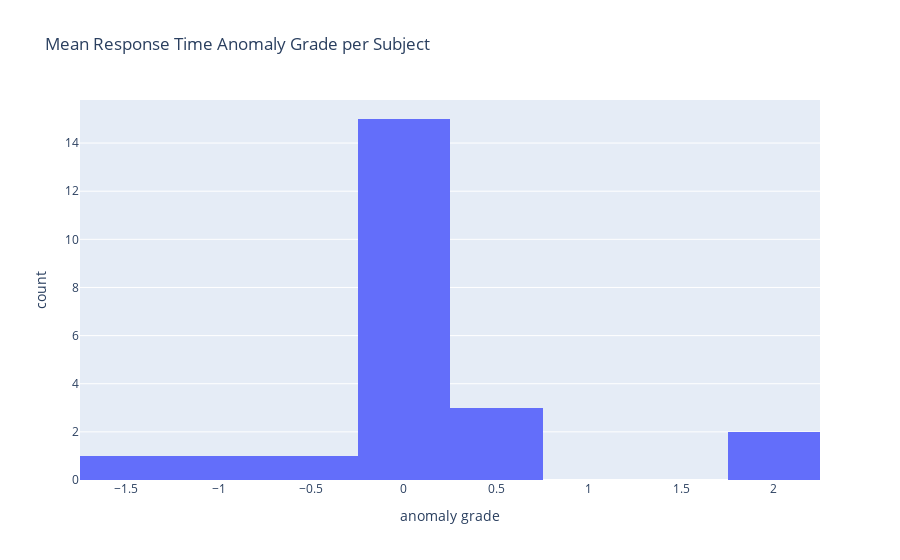

Notebook cell for this chart:
### Code cell
mean_rt_q1, mean_rt_q3 = mean_rt_per_subject['mean_rt'].quantile([0.25, 0.75])
mean_rt_iqr = mean_rt_q3 - mean_rt_q1

mean_rt_per_subject['anomaly_grade'] = mean_rt_per_subject['mean_rt'].apply(process.get_single_anomaly_grade
                                                                                            , args=(mean_rt_q1, mean_rt_q3, mean_rt_iqr))

# creating a histogram of mean response times anomaly grades
px.histogram(mean_rt_per_subject['anomaly_grade'], nbins=10, x='anomaly_grade'
             , title='Mean Response Time Anomaly Grade per Subject', labels={'anomaly_grade': 'anomaly grade'})

### Figure 1 — Plotly figure (JSON) as saved in the notebook; plotly's stock layout.template omitted (floating-point values rounded to 4 significant figures)
{"data": [{"alignmentgroup": "True", "bingroup": "x", "hovertemplate": "anomaly grade=%{x}<br>count=%{y}<extra></extra>", "legendgroup": "", "marker": {"color": "#636efa", "pattern": {"shape": ""}}, "name": "", "nbinsx": 10, "offsetgroup": "", "orientation": "v", "showlegend": false, "type": "histogram", "x": [0.3385, -0.9671, 0.7003, 0, 0, 0, 0, 0, -0.19, 0, 1.863, 0, -0.2098, 0, 0.6234, 0, -0.366, -1.57, 0.1162, 0, 0, 1.93, -0.01908], "xaxis": "x", "yaxis": "y"}], "layout": {"barmode": "relative", "legend": {"tracegroupgap": 0}, "title": {"text": "Mean Response Time Anomaly Grade per Subject"}, "xaxis": {"anchor": "y", "domain": [0, 1], "title": {"text": "anomaly grade"}}, "yaxis": {"anchor": "x", "domain": [0, 1], "title": {"text": "count"}}}}
